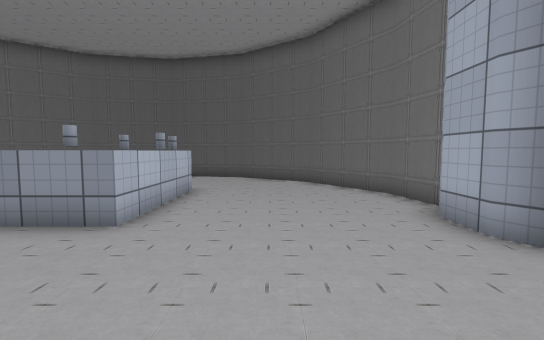
view 1 (above)

12 first-person views from a walk through a 3-D level made in the Unity game engine. The camera is 1.2 m above the floor, tilts 4° down and sees 90° across. The floor is counted in squares, 1 m on a side. Each view is taken from the middle of a square. On the plan, view 1 faces up. The plan holds only what a view shows up to about 13 squares ahead; the rest is blank. The player is left out. Some surface patterns are stand-ins.

view 2
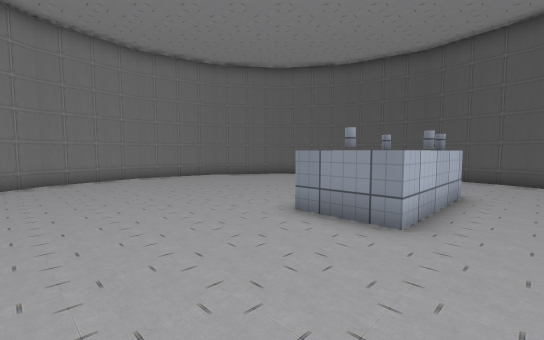

view 3
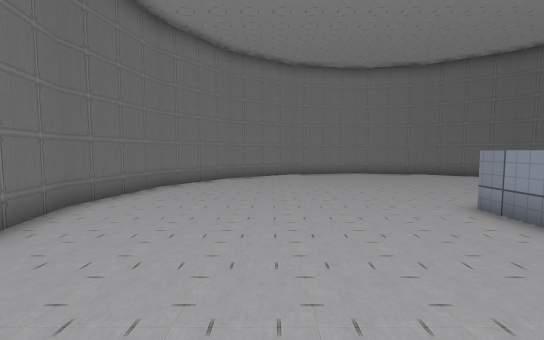

view 4
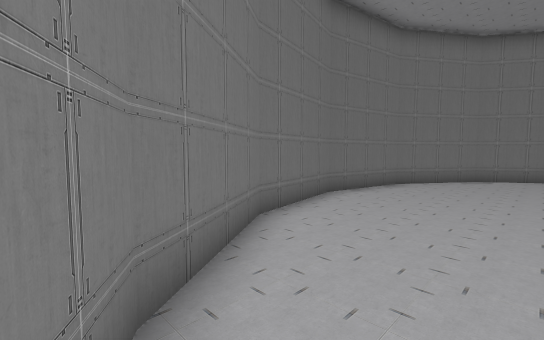

view 5
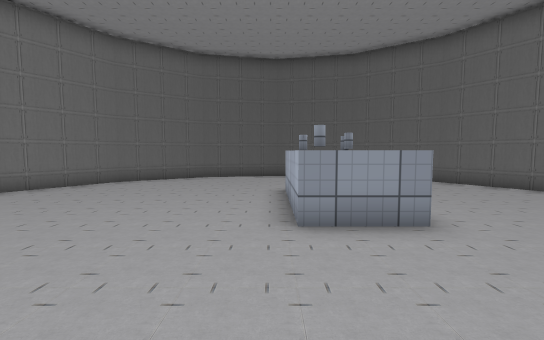

view 6
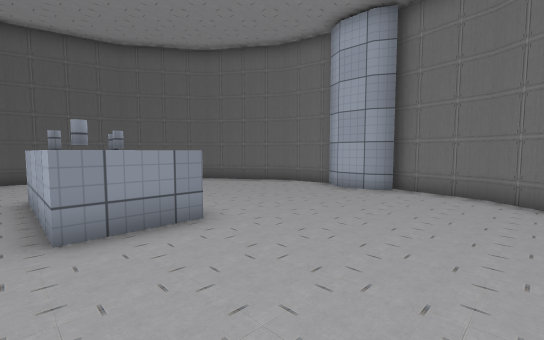

view 7
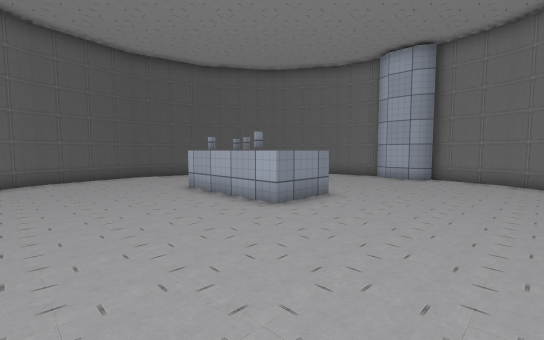

view 8
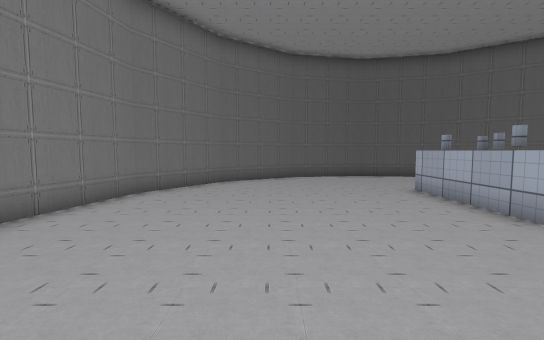

view 9
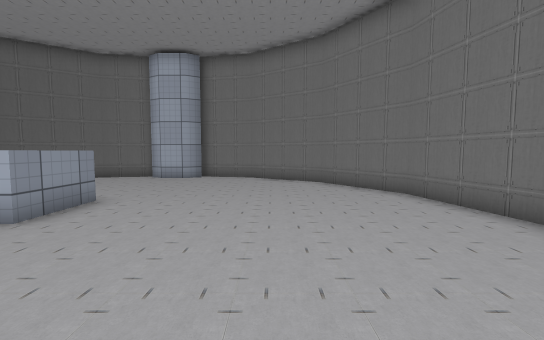

view 10
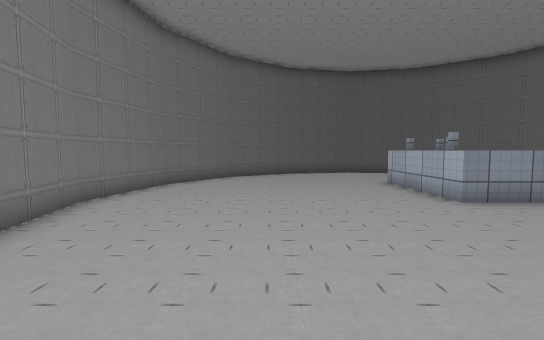

view 11
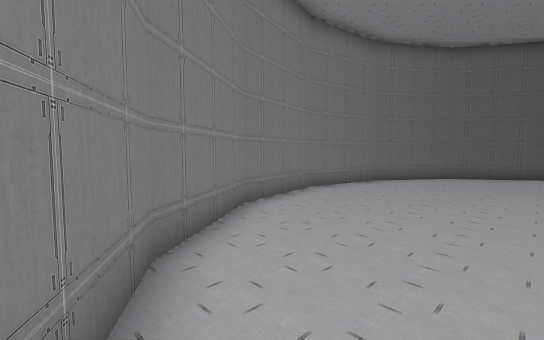

view 12
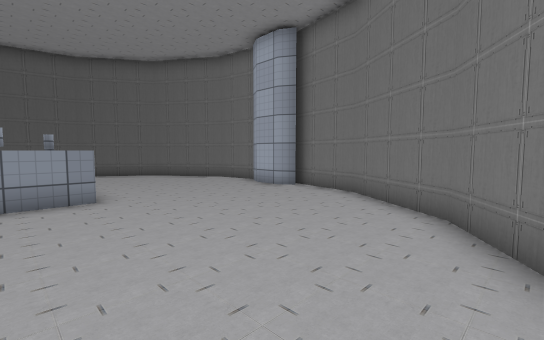

### Floor plan
Points are (right, up) in squares from view 1. A wall is a line through its corners. A room is listed if a view was taken in it or the views show most of it. See-through windows are left out.
Room 1 (views 1, 2, 3, 4, 5, 6, 7, 8, 9, 10, 11, 12)
walls: (-2.5, 8.4) (-2.5, 4.3) (-4.6, 4.3) (-4.6, 8.4); (3.5, 3.1) (3.1, 3.8) (3.1, 4.9) (3.4, 5.5); (3.7, 5.5) (3.3, 7.7) (1.4, 10.5) (-1.4, 12.4) (-4.8, 13.1) (-8.1, 12.4) (-11, 10.5) (-12.9, 7.7) (-13.5, 4.3) (-12.9, 1) (-11, -1.9) (-8.1, -3.8) (-4.8, -4.4) (-1.4, -3.8) (1.4, -1.9) (3.3, 1) (3.8, 3.6)

Where each view was taken, in squares from view 1:
view 1: 0 up, 0 right, facing up
view 2: 0 up, 1 left, facing up-left
view 3: 0 up, 1 right, facing left
view 4: 0 up, 2 right, facing down-left
view 5: 0 up, 5 left, facing up
view 6: 0 up, 5 left, facing up-right
view 7: 0 up, 9 left, facing up-right
view 8: 0 up, 9 left, facing up
view 9: 0 up, 9 left, facing right
view 10: 2 down, 9 left, facing up
view 11: 3 down, 8 left, facing up-left
view 12: 3 down, 4 left, facing up-right
